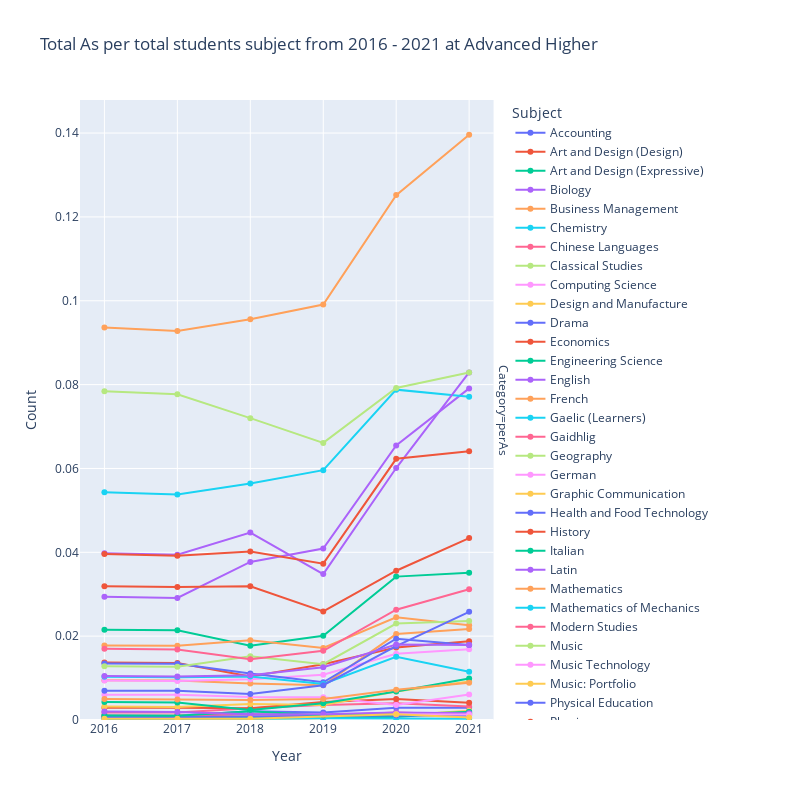

Notebook code cell kept with this figure:
### Code cell
# Plot graph

# Create a list of subjects in alphabetical order
subjects = sorted(ldf['Subject'].unique())
years = sorted(ldf['Year'].unique())

fig = px.line(ldf, x = "Year", y = "Count", 
                color = "Subject",
                facet_row = 'Grades',
                width = 800,
                height = 800,
                category_orders = {'Subject' : subjects, 'Year' : years},
                labels = {"Grades": "Category"},
                title = 'Total As per total students subject from 2016 - 2021 at ' + level_label
                )

fig.update_traces(mode = "markers+lines")

fig.update_yaxes(matches=None, rangemode = "tozero")

fig.update_traces(mode = "markers+lines")

filename = 'As_per_cohort_' + level + '.html'

fig.write_html('./graphs/' + filename)

fig.show()

### Figure 1 — Plotly figure (JSON) as saved in the notebook; plotly's stock layout.template omitted (floating-point values rounded to 4 significant figures)
{"data": [{"hovertemplate": "Subject=Accounting<br>Category=perAs<br>Year=%{x}<br>Count=%{y}<extra></extra>", "legendgroup": "Accounting", "line": {"color": "#636efa", "dash": "solid"}, "marker": {"symbol": "circle"}, "mode": "markers+lines", "name": "Accounting", "orientation": "v", "showlegend": true, "type": "scatter", "x": ["2021", "2020", "2019", "2018", "2017", "2016"], "xaxis": "x", "y": [0.0029, 0.0029, 0.0018, 0.0021, 0.001, 0.0011], "yaxis": "y"}, {"hovertemplate": "Subject=Art and Design (Design)<br>Category=perAs<br>Year=%{x}<br>Count=%{y}<extra></extra>", "legendgroup": "Art and Design (Design)", "line": {"color": "#EF553B", "dash": "solid"}, "marker": {"symbol": "circle"}, "mode": "markers+lines", "name": "Art and Design (Design)", "orientation": "v", "showlegend": true, "type": "scatter", "x": ["2021", "2020", "2019", "2018", "2017", "2016"], "xaxis": "x", "y": [0.0188, 0.0173, 0.0133, 0.0104, 0.0136, 0.0137], "yaxis": "y"}, {"hovertemplate": "Subject=Art and Design (Expressive)<br>Category=perAs<br>Year=%{x}<br>Count=%{y}<extra></extra>", "legendgroup": "Art and Design (Expressive)", "line": {"color": "#00cc96", "dash": "solid"}, "marker": {"symbol": "circle"}, "mode": "markers+lines", "name": "Art and Design (Expressive)", "orientation": "v", "showlegend": true, "type": "scatter", "x": ["2021", "2020", "2019", "2018", "2017", "2016"], "xaxis": "x", "y": [0.0351, 0.0342, 0.0201, 0.0177, 0.0214, 0.0215], "yaxis": "y"}, {"hovertemplate": "Subject=Biology<br>Category=perAs<br>Year=%{x}<br>Count=%{y}<extra></extra>", "legendgroup": "Biology", "line": {"color": "#ab63fa", "dash": "solid"}, "marker": {"symbol": "circle"}, "mode": "markers+lines", "name": "Biology", "orientation": "v", "showlegend": true, "type": "scatter", "x": ["2021", "2020", "2019", "2018", "2017", "2016"], "xaxis": "x", "y": [0.0791, 0.0655, 0.0409, 0.0377, 0.0291, 0.0294], "yaxis": "y"}, {"hovertemplate": "Subject=Business Management<br>Category=perAs<br>Year=%{x}<br>Count=%{y}<extra></extra>", "legendgroup": "Business Management", "line": {"color": "#FFA15A", "dash": "solid"}, "marker": {"symbol": "circle"}, "mode": "markers+lines", "name": "Business Management", "orientation": "v", "showlegend": true, "type": "scatter", "x": ["2021", "2020", "2019", "2018", "2017", "2016"], "xaxis": "x", "y": [0.0217, 0.0205, 0.0083, 0.0087, 0.0094, 0.0095], "yaxis": "y"}, {"hovertemplate": "Subject=Chemistry<br>Category=perAs<br>Year=%{x}<br>Count=%{y}<extra></extra>", "legendgroup": "Chemistry", "line": {"color": "#19d3f3", "dash": "solid"}, "marker": {"symbol": "circle"}, "mode": "markers+lines", "name": "Chemistry", "orientation": "v", "showlegend": true, "type": "scatter", "x": ["2021", "2020", "2019", "2018", "2017", "2016"], "xaxis": "x", "y": [0.0771, 0.0788, 0.0596, 0.0564, 0.0538, 0.0543], "yaxis": "y"}, {"hovertemplate": "Subject=Chinese Languages<br>Category=perAs<br>Year=%{x}<br>Count=%{y}<extra></extra>", "legendgroup": "Chinese Languages", "line": {"color": "#FF6692", "dash": "solid"}, "marker": {"symbol": "circle"}, "mode": "markers+lines", "name": "Chinese Languages", "orientation": "v", "showlegend": true, "type": "scatter", "x": ["2021", "2020", "2019", "2018", "2017", "2016"], "xaxis": "x", "y": [0.0032, 0.004, 0.0036, 0.0028, 0.0018, 0.0018], "yaxis": "y"}, {"hovertemplate": "Subject=Classical Studies<br>Category=perAs<br>Year=%{x}<br>Count=%{y}<extra></extra>", "legendgroup": "Classical Studies", "line": {"color": "#B6E880", "dash": "solid"}, "marker": {"symbol": "circle"}, "mode": "markers+lines", "name": "Classical Studies", "orientation": "v", "showlegend": true, "type": "scatter", "x": ["2021", "2020", "2019", "2018", "2017", "2016"], "xaxis": "x", "y": [0.0016, 0.0011, 0.0011, 0.0014, 0.001, 0.001], "yaxis": "y"}, {"hovertemplate": "Subject=Computing Science<br>Category=perAs<br>Year=%{x}<br>Count=%{y}<extra></extra>", "legendgroup": "Computing Science", "line": {"color": "#FF97FF", "dash": "solid"}, "marker": {"symbol": "circle"}, "mode": "markers+lines", "name": "Computing Science", "orientation": "v", "showlegend": true, "type": "scatter", "x": ["2021", "2020", "2019", "2018", "2017", "2016"], "xaxis": "x", "y": [0.0169, 0.0158, 0.0108, 0.0097, 0.0093, 0.0094], "yaxis": "y"}, {"hovertemplate": "Subject=Design and Manufacture<br>Category=perAs<br>Year=%{x}<br>Count=%{y}<extra></extra>", "legendgroup": "Design and Manufacture", "line": {"color": "#FECB52", "dash": "solid"}, "marker": {"symbol": "circle"}, "mode": "markers+lines", "name": "Design and Manufacture", "orientation": "v", "showlegend": true, "type": "scatter", "x": ["2021", "2020", "2019", "2018", "2017", "2016"], "xaxis": "x", "y": [0.0022, 0.0011, 0.0004, 0.0003, 0.0006, 0.0006], "yaxis": "y"}, {"hovertemplate": "Subject=Drama<br>Category=perAs<br>Year=%{x}<br>Count=%{y}<extra></extra>", "legendgroup": "Drama", "line": {"color": "#636efa", "dash": "solid"}, "marker": {"symbol": "circle"}, "mode": "markers+lines", "name": "Drama", "orientation": "v", "showlegend": true, "type": "scatter", "x": ["2021", "2020", "2019", "2018", "2017", "2016"], "xaxis": "x", "y": [0.0179, 0.0194, 0.009, 0.0111, 0.0134, 0.0135], "yaxis": "y"}, {"hovertemplate": "Subject=Economics<br>Category=perAs<br>Year=%{x}<br>Count=%{y}<extra></extra>", "legendgroup": "Economics", "line": {"color": "#EF553B", "dash": "solid"}, "marker": {"symbol": "circle"}, "mode": "markers+lines", "name": "Economics", "orientation": "v", "showlegend": true, "type": "scatter", "x": ["2021", "2020", "2019", "2018", "2017", "2016"], "xaxis": "x", "y": [0.0041, 0.005, 0.0043, 0.0028, 0.0029, 0.0029], "yaxis": "y"}, {"hovertemplate": "Subject=Engineering Science<br>Category=perAs<br>Year=%{x}<br>Count=%{y}<extra></extra>", "legendgroup": "Engineering Science", "line": {"color": "#00cc96", "dash": "solid"}, "marker": {"symbol": "circle"}, "mode": "markers+lines", "name": "Engineering Science", "orientation": "v", "showlegend": true, "type": "scatter", "x": ["2021", "2020", "2019", "2018", "2017", "2016"], "xaxis": "x", "y": [0.0019, 0.0007, 0.0007, 0.0007, 0.0006, 0.0006], "yaxis": "y"}, {"hovertemplate": "Subject=English<br>Category=perAs<br>Year=%{x}<br>Count=%{y}<extra></extra>", "legendgroup": "English", "line": {"color": "#ab63fa", "dash": "solid"}, "marker": {"symbol": "circle"}, "mode": "markers+lines", "name": "English", "orientation": "v", "showlegend": true, "type": "scatter", "x": ["2021", "2020", "2019", "2018", "2017", "2016"], "xaxis": "x", "y": [0.0829, 0.0601, 0.0348, 0.0447, 0.0394, 0.0398], "yaxis": "y"}, {"hovertemplate": "Subject=French<br>Category=perAs<br>Year=%{x}<br>Count=%{y}<extra></extra>", "legendgroup": "French", "line": {"color": "#FFA15A", "dash": "solid"}, "marker": {"symbol": "circle"}, "mode": "markers+lines", "name": "French", "orientation": "v", "showlegend": true, "type": "scatter", "x": ["2021", "2020", "2019", "2018", "2017", "2016"], "xaxis": "x", "y": [0.0226, 0.0245, 0.0172, 0.019, 0.0177, 0.0178], "yaxis": "y"}, {"hovertemplate": "Subject=Gaelic (Learners)<br>Category=perAs<br>Year=%{x}<br>Count=%{y}<extra></extra>", "legendgroup": "Gaelic (Learners)", "line": {"color": "#19d3f3", "dash": "solid"}, "marker": {"symbol": "circle"}, "mode": "markers+lines", "name": "Gaelic (Learners)", "orientation": "v", "showlegend": true, "type": "scatter", "x": ["2021", "2020", "2019", "2018", "2017", "2016"], "xaxis": "x", "y": [0.0003, 0.0004, 0.0004, 0.0003, 0.0002, 0.0002], "yaxis": "y"}, {"hovertemplate": "Subject=Gaidhlig<br>Category=perAs<br>Year=%{x}<br>Count=%{y}<extra></extra>", "legendgroup": "Gaidhlig", "line": {"color": "#FF6692", "dash": "solid"}, "marker": {"symbol": "circle"}, "mode": "markers+lines", "name": "Gaidhlig", "orientation": "v", "showlegend": true, "type": "scatter", "x": ["2021", "2020", "2019", "2018", "2017", "2016"], "xaxis": "x", "y": [0.0013, 0.0018, 0.0011, 0.0014, 0.001, 0.001], "yaxis": "y"}, {"hovertemplate": "Subject=Geography<br>Category=perAs<br>Year=%{x}<br>Count=%{y}<extra></extra>", "legendgroup": "Geography", "line": {"color": "#B6E880", "dash": "solid"}, "marker": {"symbol": "circle"}, "mode": "markers+lines", "name": "Geography", "orientation": "v", "showlegend": true, "type": "scatter", "x": ["2021", "2020", "2019", "2018", "2017", "2016"], "xaxis": "x", "y": [0.0236, 0.023, 0.0133, 0.0152, 0.0127, 0.0128], "yaxis": "y"}, {"hovertemplate": "Subject=German<br>Category=perAs<br>Year=%{x}<br>Count=%{y}<extra></extra>", "legendgroup": "German", "line": {"color": "#FF97FF", "dash": "solid"}, "marker": {"symbol": "circle"}, "mode": "markers+lines", "name": "German", "orientation": "v", "showlegend": true, "type": "scatter", "x": ["2021", "2020", "2019", "2018", "2017", "2016"], "xaxis": "x", "y": [0.0061, 0.0036, 0.0054, 0.0055, 0.006, 0.006], "yaxis": "y"}, {"hovertemplate": "Subject=Graphic Communication<br>Category=perAs<br>Year=%{x}<br>Count=%{y}<extra></extra>", "legendgroup": "Graphic Communication", "line": {"color": "#FECB52", "dash": "solid"}, "marker": {"symbol": "circle"}, "mode": "markers+lines", "name": "Graphic Communication", "orientation": "v", "showlegend": true, "type": "scatter", "x": ["2021", "2020", "2019", "2018", "2017", "2016"], "xaxis": "x", "y": [0.0092, 0.0068, 0.0036, 0.0038, 0.0031, 0.0032], "yaxis": "y"}, {"hovertemplate": "Subject=Health and Food Technology<br>Category=perAs<br>Year=%{x}<br>Count=%{y}<extra></extra>", "legendgroup": "Health and Food Technology", "line": {"color": "#636efa", "dash": "solid"}, "marker": {"symbol": "circle"}, "mode": "markers+lines", "name": "Health and Food Technology", "orientation": "v", "showlegend": true, "type": "scatter", "x": ["2021", "2020", "2017", "2016"], "xaxis": "x", "y": [0.001, 0.0011, 0.0007, 0.0007], "yaxis": "y"}, {"hovertemplate": "Subject=History<br>Category=perAs<br>Year=%{x}<br>Count=%{y}<extra></extra>", "legendgroup": "History", "line": {"color": "#EF553B", "dash": "solid"}, "marker": {"symbol": "circle"}, "mode": "markers+lines", "name": "History", "orientation": "v", "showlegend": true, "type": "scatter", "x": ["2021", "2020", "2019", "2018", "2017", "2016"], "xaxis": "x", "y": [0.0434, 0.0356, 0.0259, 0.0319, 0.0317, 0.0319], "yaxis": "y"}, {"hovertemplate": "Subject=Italian<br>Category=perAs<br>Year=%{x}<br>Count=%{y}<extra></extra>", "legendgroup": "Italian", "line": {"color": "#00cc96", "dash": "solid"}, "marker": {"symbol": "circle"}, "mode": "markers+lines", "name": "Italian", "orientation": "v", "showlegend": true, "type": "scatter", "x": ["2021", "2020", "2019", "2018", "2017", "2016"], "xaxis": "x", "y": [0.0019, 0.0014, 0.0011, 0.0021, 0.001, 0.0011], "yaxis": "y"}, {"hovertemplate": "Subject=Latin<br>Category=perAs<br>Year=%{x}<br>Count=%{y}<extra></extra>", "legendgroup": "Latin", "line": {"color": "#ab63fa", "dash": "solid"}, "marker": {"symbol": "circle"}, "mode": "markers+lines", "name": "Latin", "orientation": "v", "showlegend": true, "type": "scatter", "x": ["2021", "2020", "2019", "2018", "2017", "2016"], "xaxis": "x", "y": [0.0016, 0.0018, 0.0014, 0.0014, 0.0019, 0.002], "yaxis": "y"}, {"hovertemplate": "Subject=Mathematics<br>Category=perAs<br>Year=%{x}<br>Count=%{y}<extra></extra>", "legendgroup": "Mathematics", "line": {"color": "#FFA15A", "dash": "solid"}, "marker": {"symbol": "circle"}, "mode": "markers+lines", "name": "Mathematics", "orientation": "v", "showlegend": true, "type": "scatter", "x": ["2021", "2020", "2019", "2018", "2017", "2016"], "xaxis": "x", "y": [0.1396, 0.1252, 0.0991, 0.0956, 0.0928, 0.0936], "yaxis": "y"}, {"hovertemplate": "Subject=Mathematics of Mechanics<br>Category=perAs<br>Year=%{x}<br>Count=%{y}<extra></extra>", "legendgroup": "Mathematics of Mechanics", "line": {"color": "#19d3f3", "dash": "solid"}, "marker": {"symbol": "circle"}, "mode": "markers+lines", "name": "Mathematics of Mechanics", "orientation": "v", "showlegend": true, "type": "scatter", "x": ["2021", "2020", "2019", "2018", "2017", "2016"], "xaxis": "x", "y": [0.0115, 0.0151, 0.0086, 0.0104, 0.0102, 0.0103], "yaxis": "y"}, {"hovertemplate": "Subject=Modern Studies<br>Category=perAs<br>Year=%{x}<br>Count=%{y}<extra></extra>", "legendgroup": "Modern Studies", "line": {"color": "#FF6692", "dash": "solid"}, "marker": {"symbol": "circle"}, "mode": "markers+lines", "name": "Modern Studies", "orientation": "v", "showlegend": true, "type": "scatter", "x": ["2021", "2020", "2019", "2018", "2017", "2016"], "xaxis": "x", "y": [0.0312, 0.0263, 0.0165, 0.0145, 0.0168, 0.017], "yaxis": "y"}, {"hovertemplate": "Subject=Music<br>Category=perAs<br>Year=%{x}<br>Count=%{y}<extra></extra>", "legendgroup": "Music", "line": {"color": "#B6E880", "dash": "solid"}, "marker": {"symbol": "circle"}, "mode": "markers+lines", "name": "Music", "orientation": "v", "showlegend": true, "type": "scatter", "x": ["2021", "2020", "2019", "2018", "2017", "2016"], "xaxis": "x", "y": [0.0829, 0.0792, 0.0661, 0.072, 0.0777, 0.0784], "yaxis": "y"}, {"hovertemplate": "Subject=Music Technology<br>Category=perAs<br>Year=%{x}<br>Count=%{y}<extra></extra>", "legendgroup": "Music Technology", "line": {"color": "#FF97FF", "dash": "solid"}, "marker": {"symbol": "circle"}, "mode": "markers+lines", "name": "Music Technology", "orientation": "v", "showlegend": true, "type": "scatter", "x": ["2021", "2020"], "xaxis": "x", "y": [0.0013, 0.0014], "yaxis": "y"}, {"hovertemplate": "Subject=Music: Portfolio<br>Category=perAs<br>Year=%{x}<br>Count=%{y}<extra></extra>", "legendgroup": "Music: Portfolio", "line": {"color": "#FECB52", "dash": "solid"}, "marker": {"symbol": "circle"}, "mode": "markers+lines", "name": "Music: Portfolio", "orientation": "v", "showlegend": true, "type": "scatter", "x": ["2021", "2020", "2018", "2017", "2016"], "xaxis": "x", "y": [0.0006, 0.0014, 0.0003, 0.0003, 0.0003], "yaxis": "y"}, {"hovertemplate": "Subject=Physical Education<br>Category=perAs<br>Year=%{x}<br>Count=%{y}<extra></extra>", "legendgroup": "Physical Education", "line": {"color": "#636efa", "dash": "solid"}, "marker": {"symbol": "circle"}, "mode": "markers+lines", "name": "Physical Education", "orientation": "v", "showlegend": true, "type": "scatter", "x": ["2021", "2020", "2019", "2018", "2017", "2016"], "xaxis": "x", "y": [0.0258, 0.0176, 0.0083, 0.0062, 0.007, 0.007], "yaxis": "y"}, {"hovertemplate": "Subject=Physics<br>Category=perAs<br>Year=%{x}<br>Count=%{y}<extra></extra>", "legendgroup": "Physics", "line": {"color": "#EF553B", "dash": "solid"}, "marker": {"symbol": "circle"}, "mode": "markers+lines", "name": "Physics", "orientation": "v", "showlegend": true, "type": "scatter", "x": ["2021", "2020", "2019", "2018", "2017", "2016"], "xaxis": "x", "y": [0.0641, 0.0623, 0.0373, 0.0402, 0.0392, 0.0396], "yaxis": "y"}, {"hovertemplate": "Subject=Religious, Moral and Philosophical Studies<br>Category=perAs<br>Year=%{x}<br>Count=%{y}<extra></extra>", "legendgroup": "Religious, Moral and Philosophical Studies", "line": {"color": "#00cc96", "dash": "solid"}, "marker": {"symbol": "circle"}, "mode": "markers+lines", "name": "Religious, Moral and Philosophical Studies", "orientation": "v", "showlegend": true, "type": "scatter", "x": ["2021", "2020", "2019", "2018", "2017", "2016"], "xaxis": "x", "y": [0.0099, 0.0068, 0.004, 0.0024, 0.0042, 0.0043], "yaxis": "y"}, {"hovertemplate": "Subject=Spanish<br>Category=perAs<br>Year=%{x}<br>Count=%{y}<extra></extra>", "legendgroup": "Spanish", "line": {"color": "#ab63fa", "dash": "solid"}, "marker": {"symbol": "circle"}, "mode": "markers+lines", "name": "Spanish", "orientation": "v", "showlegend": true, "type": "scatter", "x": ["2021", "2020", "2019", "2018", "2017", "2016"], "xaxis": "x", "y": [0.0179, 0.018, 0.0126, 0.0107, 0.0104, 0.0105], "yaxis": "y"}, {"hovertemplate": "Subject=Statistics<br>Category=perAs<br>Year=%{x}<br>Count=%{y}<extra></extra>", "legendgroup": "Statistics", "line": {"color": "#FFA15A", "dash": "solid"}, "marker": {"symbol": "circle"}, "mode": "markers+lines", "name": "Statistics", "orientation": "v", "showlegend": true, "type": "scatter", "x": ["2021", "2020", "2019", "2018", "2017", "2016"], "xaxis": "x", "y": [0.0089, 0.0072, 0.005, 0.0048, 0.0049, 0.005], "yaxis": "y"}], "layout": {"annotations": [{"font": {}, "showarrow": false, "text": "Category=perAs", "textangle": 90, "x": 0.98, "xanchor": "left", "xref": "paper", "y": 0.5, "yanchor": "middle", "yref": "paper"}], "height": 800, "legend": {"title": {"text": "Subject"}, "tracegroupgap": 0}, "title": {"text": "Total As per total students subject from 2016 - 2021 at Advanced Higher"}, "width": 800, "xaxis": {"anchor": "y", "categoryarray": ["2016", "2017", "2018", "2019", "2020", "2021"], "categoryorder": "array", "domain": [0, 0.98], "title": {"text": "Year"}}, "yaxis": {"anchor": "x", "domain": [0, 1], "rangemode": "tozero", "title": {"text": "Count"}}}}
